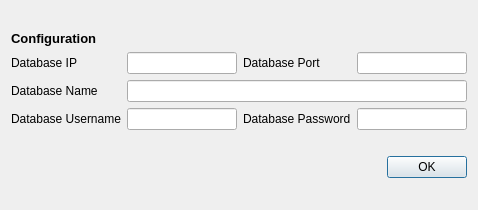
<?xml version="1.0" encoding="UTF-8"?>
<ui version="4.0">
 <class>Dialog</class>
 <widget class="QDialog" name="Dialog">
  <property name="geometry">
   <rect>
    <x>0</x>
    <y>0</y>
    <width>478</width>
    <height>210</height>
   </rect>
  </property>
  <property name="windowTitle">
   <string>Dialog</string>
  </property>
  <property name="styleSheet">
   <string notr="true">QToolTip {
    border: 1px solid #4D4D4D;
    background-color: #5A7566;
    color: white;
    padding: 0px;                /*remove padding, for fix combobox tooltip.*/
    opacity: 200;
}

QWidget {
    color: #000000;
    background-color: #E5E5E5;
    selection-background-color: #05B8CC;
    selection-color: #000000;
    background-clip: border;
    border-image: none;
    border: 0px transparent black;
    outline: 0;
}

QWidget:item:hover {
    background-color: #76797C;
    color: #000000;
}

QWidget:item:selected {
    background-color: #76797C;
}

QCheckBox {
    spacing: 5px;
    outline: none;
    color: #000000;
    margin-bottom: 2px;
}

QCheckBox:disabled {
    color: #4D4D4D;
}

QCheckBox::indicator,
QGroupBox::indicator {
    width: 18px;
    height: 18px;
}

QGroupBox::indicator {
    margin-left: 2px;
}

QCheckBox::indicator:unchecked,
QGroupBox::indicator:unchecked {
    image: url(:/qss_icons/rc/checkbox_unchecked.png);
}

QCheckBox::indicator:unchecked:hover,
QCheckBox::indicator:unchecked:focus,
QCheckBox::indicator:unchecked:pressed,
QGroupBox::indicator:unchecked:hover,
QGroupBox::indicator:unchecked:focus,
QGroupBox::indicator:unchecked:pressed {
    border: none;
    image: url(:/qss_icons/rc/checkbox_unchecked_focus.png);
}

QCheckBox::indicator:checked,
QGroupBox::indicator:checked {
    image: url(:/qss_icons/rc/checkbox_checked.png);
}

QCheckBox::indicator:checked:hover,
QCheckBox::indicator:checked:focus,
QCheckBox::indicator:checked:pressed,
QGroupBox::indicator:checked:hover,
QGroupBox::indicator:checked:focus,
QGroupBox::indicator:checked:pressed {
    border: none;
    image: url(:/qss_icons/rc/checkbox_checked_focus.png);
}

QCheckBox::indicator:indeterminate {
    image: url(:/qss_icons/rc/checkbox_indeterminate.png);
}

QCheckBox::indicator:indeterminate:focus,
QCheckBox::indicator:indeterminate:hover,
QCheckBox::indicator:indeterminate:pressed {
    image: url(:/qss_icons/rc/checkbox_indeterminate_focus.png);
}

QCheckBox::indicator:checked:disabled,
QGroupBox::indicator:checked:disabled {
    image: url(:/qss_icons/rc/checkbox_checked_disabled.png);
}

QCheckBox::indicator:unchecked:disabled,
QGroupBox::indicator:unchecked:disabled {
    image: url(:/qss_icons/rc/checkbox_unchecked_disabled.png);
}

QRadioButton {
    spacing: 5px;
    outline: none;
    color: #000000;
    margin-bottom: 2px;
}

QRadioButton:disabled {
    color: #4D4D4D;
}

QRadioButton::indicator {
    width: 21px;
    height: 21px;
}

QRadioButton::indicator:unchecked {
    image: url(:/qss_icons/rc/radio_unchecked.png);
}

QRadioButton::indicator:unchecked:hover,
QRadioButton::indicator:unchecked:focus,
QRadioButton::indicator:unchecked:pressed {
    border: none;
    outline: none;
    image: url(:/qss_icons/rc/radio_unchecked_focus.png);
}

QRadioButton::indicator:checked {
    border: none;
    outline: none;
    image: url(:/qss_icons/rc/radio_checked.png);
}

QRadioButton::indicator:checked:hover,
QRadioButton::indicator:checked:focus,
QRadioButton::indicator:checked:pressed {
    border: none;
    outline: none;
    image: url(:/qss_icons/rc/radio_checked_focus.png);
}

QRadioButton::indicator:checked:disabled {
    outline: none;
    image: url(:/qss_icons/rc/radio_checked_disabled.png);
}

QRadioButton::indicator:unchecked:disabled {
    image: url(:/qss_icons/rc/radio_unchecked_disabled.png);
}

QMenuBar {
    background-color: #E5E5E5;
    color: #000000;
}

QMenuBar::item {
    background: transparent;
}

QMenuBar::item:selected {
    background: transparent;
    border: 1px solid #4D4D4D;
}

QMenuBar::item:pressed {
    border: 1px solid #4D4D4D;
    background-color: #05B8CC;
    color: #000000;
    margin-bottom: -1px;
    padding-bottom: 1px;
}

QMenu {
    border: 1px solid #4D4D4D;
    color: #000000;
    margin: 2px;
}

QMenu::icon {
    margin: 5px;
}

QMenu::item {
    padding: 5px 30px 5px 30px;
    border: 1px solid transparent;
    /* reserve space for selection border */
}

QMenu::item:selected {
    color: #000000;
}

QMenu::separator {
    height: 2px;
    background: lightblue;
    margin-left: 10px;
    margin-right: 5px;
}

QMenu::indicator {
    width: 18px;
    height: 18px;
}


/* non-exclusive indicator = check box style indicator
   (see QActionGroup::setExclusive) */

QMenu::indicator:non-exclusive:unchecked {
    image: url(:/qss_icons/rc/checkbox_unchecked.png);
}

QMenu::indicator:non-exclusive:unchecked:selected {
    image: url(:/qss_icons/rc/checkbox_unchecked_disabled.png);
}

QMenu::indicator:non-exclusive:checked {
    image: url(:/qss_icons/rc/checkbox_checked.png);
}

QMenu::indicator:non-exclusive:checked:selected {
    image: url(:/qss_icons/rc/checkbox_checked_disabled.png);
}


/* exclusive indicator = radio button style indicator (see QActionGroup::setExclusive) */

QMenu::indicator:exclusive:unchecked {
    image: url(:/qss_icons/rc/radio_unchecked.png);
}

QMenu::indicator:exclusive:unchecked:selected {
    image: url(:/qss_icons/rc/radio_unchecked_disabled.png);
}

QMenu::indicator:exclusive:checked {
    image: url(:/qss_icons/rc/radio_checked.png);
}

QMenu::indicator:exclusive:checked:selected {
    image: url(:/qss_icons/rc/radio_checked_disabled.png);
}

QMenu::right-arrow {
    margin: 5px;
    image: url(:/qss_icons/rc/right_arrow.png)
}

QWidget:disabled {
    color: #454545;
    background-color: #E5E5E5;
}

QComboBox:disabled,
QComboBox::down-arrow:disabled {
    background-color: #FFFFFF;
    image: url(:/qss_icons/rc/right_arrow.png)
}

QAbstractItemView {
    alternate-background-color: #E5E5E5;
    color: #000000;
    border: 1px solid #3A3939;
    border-radius: 2px;
}

QWidget:focus,
QMenuBar:focus {
    border: 1px solid #05B8CC;
}

QTabWidget:focus,
QCheckBox:focus,
QRadioButton:focus,
QSlider:focus {
    border: none;
}

QLineEdit {
    background-color: #CECECE;
    padding: 5px;
    border-style: solid;
    border: 1px solid #4D4D4D;
    border-radius: 2px;
    color: #000000;
}

QAbstractItemView QLineEdit {
    padding: 0;
}

QGroupBox {
    border: 1px solid #4D4D4D;
    border-radius: 2px;
    margin-top: 20px;
}

QGroupBox::title {
    subcontrol-origin: margin;
    subcontrol-position: top center;
    padding-left: 10px;
    padding-right: 10px;
    padding-top: 10px;
}

QAbstractScrollArea {
    border-radius: 2px;
    border: 1px solid #4D4D4D;
    background-color: transparent;
}

QScrollBar:horizontal {
    height: 15px;
    margin: 3px 15px 3px 15px;
    border: 1px transparent #2A2929;
    border-radius: 4px;
    background-color: #2A2929;
}

QScrollBar::handle:horizontal {
    background-color: #605F5F;
    min-width: 5px;
    border-radius: 4px;
}

QScrollBar::add-line:horizontal {
    margin: 0px 3px 0px 3px;
    border-image: url(:/qss_icons/rc/right_arrow_disabled.png);
    width: 10px;
    height: 10px;
    subcontrol-position: right;
    subcontrol-origin: margin;
}

QScrollBar::sub-line:horizontal {
    margin: 0px 3px 0px 3px;
    border-image: url(:/qss_icons/rc/left_arrow_disabled.png);
    height: 10px;
    width: 10px;
    subcontrol-position: left;
    subcontrol-origin: margin;
}

QScrollBar::add-line:horizontal:hover,
QScrollBar::add-line:horizontal:on {
    border-image: url(:/qss_icons/rc/right_arrow.png);
    height: 10px;
    width: 10px;
    subcontrol-position: right;
    subcontrol-origin: margin;
}

QScrollBar::sub-line:horizontal:hover,
QScrollBar::sub-line:horizontal:on {
    border-image: url(:/qss_icons/rc/left_arrow.png);
    height: 10px;
    width: 10px;
    subcontrol-position: left;
    subcontrol-origin: margin;
}

QScrollBar::up-arrow:horizontal,
QScrollBar::down-arrow:horizontal {
    background: none;
}

QScrollBar::add-page:horizontal,
QScrollBar::sub-page:horizontal {
    background: none;
}

QScrollBar:vertical {
    background-color: #2A2929;
    width: 15px;
    margin: 15px 3px 15px 3px;
    border: 1px transparent #2A2929;
    border-radius: 4px;
}

QScrollBar::handle:vertical {
    background-color: #605F5F;
    min-height: 5px;
    border-radius: 4px;
}

QScrollBar::sub-line:vertical {
    margin: 3px 0px 3px 0px;
    border-image: url(:/qss_icons/rc/up_arrow_disabled.png);
    height: 10px;
    width: 10px;
    subcontrol-position: top;
    subcontrol-origin: margin;
}

QScrollBar::add-line:vertical {
    margin: 3px 0px 3px 0px;
    border-image: url(:/qss_icons/rc/down_arrow_disabled.png);
    height: 10px;
    width: 10px;
    subcontrol-position: bottom;
    subcontrol-origin: margin;
}

QScrollBar::sub-line:vertical:hover,
QScrollBar::sub-line:vertical:on {
    border-image: url(:/qss_icons/rc/up_arrow.png);
    height: 10px;
    width: 10px;
    subcontrol-position: top;
    subcontrol-origin: margin;
}

QScrollBar::add-line:vertical:hover,
QScrollBar::add-line:vertical:on {
    border-image: url(:/qss_icons/rc/down_arrow.png);
    height: 10px;
    width: 10px;
    subcontrol-position: bottom;
    subcontrol-origin: margin;
}

QScrollBar::up-arrow:vertical,
QScrollBar::down-arrow:vertical {
    background: none;
}

QScrollBar::add-page:vertical,
QScrollBar::sub-page:vertical {
    background: none;
}

QTextEdit {
    background-color: #CECECE;
    color: #000000;
    border: 1px solid #4D4D4D;
}

QPlainTextEdit {
    background-color: #CECECE;
    ;
    color: #000000;
    border-radius: 2px;
    border: 1px solid #4D4D4D;
}

QHeaderView::section {
    background-color: #4D4D4D;
    color: #000000;
    padding: 5px;
    border: 1px solid #4D4D4D;
}

QSizeGrip {
    image: url(:/qss_icons/rc/sizegrip.png);
    width: 12px;
    height: 12px;
}

QMainWindow::separator {
    background-color: #E5E5E5;
    color: white;
    padding-left: 4px;
    spacing: 2px;
    border: 1px dashed #4D4D4D;
}

QMainWindow::separator:hover {
    background-color: #787876;
    color: white;
    padding-left: 4px;
    border: 1px solid #4D4D4D;
    spacing: 2px;
}

QMenu::separator {
    height: 1px;
    background-color: #4D4D4D;
    color: white;
    padding-left: 4px;
    margin-left: 10px;
    margin-right: 5px;
}

QFrame {
    border-radius: 2px;
    border: 1px solid #4D4D4D;
}

QFrame[frameShape=&quot;0&quot;] {
    border-radius: 2px;
    border: 1px transparent #4D4D4D;
}

QStackedWidget {
    border: 1px transparent black;
}

QToolBar {
    border: 1px transparent #393838;
    background: 1px solid #E5E5E5;
    font-weight: bold;
}

QToolBar::handle:horizontal {
    image: url(:/qss_icons/rc/Hmovetoolbar.png);
}

QToolBar::handle:vertical {
    image: url(:/qss_icons/rc/Vmovetoolbar.png);
}

QToolBar::separator:horizontal {
    image: url(:/qss_icons/rc/Hsepartoolbar.png);
}

QToolBar::separator:vertical {
    image: url(:/qss_icons/rc/Vsepartoolbar.png);
}

QToolButton#qt_toolbar_ext_button {
    background: #58595a
}

QPushButton {
    color: #000000;
    background-color: #E5E5E5;
    border-width: 1px;
    border-color: #4D4D4D;
    border-style: solid;
    padding: 5px;
    border-radius: 2px;
    outline: none;
}

QPushButton:disabled {
    background-color: #E5E5E5;
    border-width: 1px;
    border-color: #454545;
    border-style: solid;
    padding-top: 5px;
    padding-bottom: 5px;
    padding-left: 10px;
    padding-right: 10px;
    border-radius: 2px;
    color: #454545;
}

QPushButton:focus {
    background-color: #05B8CC;
    color: white;
}

QPushButton:pressed {
    background-color: #05B8CC;
    padding-top: -15px;
    padding-bottom: -17px;
}

QComboBox {
    selection-background-color: #05B8CC;
    border-style: solid;
    border: 1px solid #4D4D4D;
    border-radius: 2px;
    padding: 5px;
    min-width: 75px;
}

QPushButton:checked {
    background-color: #4D4D4D;
    border-color: #6A6969;
}

QComboBox:hover,
QPushButton:hover,
QAbstractSpinBox:hover,
QLineEdit:hover,
QTextEdit:hover,
QPlainTextEdit:hover,
QAbstractView:hover,
QTreeView:hover {
    border: 1px solid #05B8CC;
    color: #000000;
}

QComboBox:on {
    padding-top: 3px;
    padding-left: 4px;
    selection-background-color: #4a4a4a;
}

QComboBox QAbstractItemView {
    background-color: #CECECE;
    border-radius: 2px;
    border: 1px solid #4D4D4D;
    selection-background-color: #76797C;
}

QComboBox::drop-down {
    subcontrol-origin: padding;
    subcontrol-position: top right;
    width: 15px;
    border-left-width: 0px;
    border-left-color: darkgray;
    border-left-style: solid;
    border-top-right-radius: 3px;
    border-bottom-right-radius: 3px;
}

QComboBox::down-arrow {
    image: url(:/qss_icons/rc/down_arrow_disabled.png);
}

QComboBox::down-arrow:on,
QComboBox::down-arrow:hover,
QComboBox::down-arrow:focus {
    image: url(:/qss_icons/rc/down_arrow.png);
}

QAbstractSpinBox {
    padding: 5px;
    border: 1px solid #4D4D4D;
    background-color: #CECECE;
    color: #000000;
    border-radius: 2px;
    min-width: 75px;
}

QAbstractSpinBox:up-button {
    background-color: transparent;
    subcontrol-origin: border;
    subcontrol-position: center right;
}

QAbstractSpinBox:down-button {
    background-color: transparent;
    subcontrol-origin: border;
    subcontrol-position: center left;
}

QAbstractSpinBox::up-arrow,
QAbstractSpinBox::up-arrow:disabled,
QAbstractSpinBox::up-arrow:off {
    image: url(:/qss_icons/rc/up_arrow_disabled.png);
    width: 10px;
    height: 10px;
}

QAbstractSpinBox::up-arrow:hover {
    image: url(:/qss_icons/rc/up_arrow.png);
}

QAbstractSpinBox::down-arrow,
QAbstractSpinBox::down-arrow:disabled,
QAbstractSpinBox::down-arrow:off {
    image: url(:/qss_icons/rc/down_arrow_disabled.png);
    width: 10px;
    height: 10px;
}

QAbstractSpinBox::down-arrow:hover {
    image: url(:/qss_icons/rc/down_arrow.png);
}

QLabel {
    border: 0px solid black;
}

QTabWidget {
    border: 0px transparent black;
}

QTabWidget::pane {
    border: 1px solid #4D4D4D;
    padding: 5px;
    margin: 0px;
}

QTabWidget::tab-bar {
    /* left: 5px; move to the right by 5px */
}

QTabBar {
    qproperty-drawBase: 0;
    border-radius: 3px;
}

QTabBar:focus {
    border: 0px transparent black;
}

QTabBar::close-button {
    image: url(:/qss_icons/rc/close.png);
    background: transparent;
}

QTabBar::close-button:hover {
    image: url(:/qss_icons/rc/close-hover.png);
    background: transparent;
}

QTabBar::close-button:pressed {
    image: url(:/qss_icons/rc/close-pressed.png);
    background: transparent;
}


/* TOP TABS */

QTabBar::tab:top {
    color: #000000;
    border: 1px solid #4D4D4D;
    border-bottom: 1px transparent black;
    background-color: #E5E5E5;
    padding: 5px;
    min-width: 50px;
    border-top-left-radius: 2px;
    border-top-right-radius: 2px;
}

QTabBar::tab:top:selected {
    color: #000000;
    background-color: #54575B;
    border: 1px solid #4D4D4D;
    border-bottom: 2px solid #05B8CC;
    border-top-left-radius: 2px;
    border-top-right-radius: 2px;
}

QTabBar::tab:top:!selected:hover {
    background-color: #05B8CC;
}


/* BOTTOM TABS */

QTabBar::tab:bottom {
    color: #000000;
    border: 1px solid #4D4D4D;
    border-top: 1px transparent black;
    background-color: #E5E5E5;
    padding: 5px;
    border-bottom-left-radius: 2px;
    border-bottom-right-radius: 2px;
    min-width: 50px;
}

QTabBar::tab:bottom:selected {
    color: #000000;
    background-color: #54575B;
    border: 1px solid #4D4D4D;
    border-top: 2px solid #05B8CC;
    border-bottom-left-radius: 2px;
    border-bottom-right-radius: 2px;
}

QTabBar::tab:bottom:!selected:hover {
    background-color: #05B8CC;
}


/* LEFT TABS */

QTabBar::tab:left {
    color: #000000;
    border: 1px solid #4D4D4D;
    border-left: 1px transparent black;
    background-color: #E5E5E5;
    padding: 5px;
    border-top-right-radius: 2px;
    border-bottom-right-radius: 2px;
    min-height: 50px;
}

QTabBar::tab:left:selected {
    color: #000000;
    background-color: #54575B;
    border: 1px solid #4D4D4D;
    border-left: 2px solid #05B8CC;
    border-top-right-radius: 2px;
    border-bottom-right-radius: 2px;
}

QTabBar::tab:left:!selected:hover {
    background-color: #05B8CC;
}


/* RIGHT TABS */

QTabBar::tab:right {
    color: #000000;
    border: 1px solid #4D4D4D;
    border-right: 1px transparent black;
    background-color: #E5E5E5;
    padding: 5px;
    border-top-left-radius: 2px;
    border-bottom-left-radius: 2px;
    min-height: 50px;
}

QTabBar::tab:right:selected {
    color: #000000;
    background-color: #54575B;
    border: 1px solid #4D4D4D;
    border-right: 2px solid #05B8CC;
    border-top-left-radius: 2px;
    border-bottom-left-radius: 2px;
}

QTabBar::tab:right:!selected:hover {
    background-color: #05B8CC;
}

QTabBar QToolButton::right-arrow:enabled {
    image: url(:/qss_icons/rc/right_arrow.png);
}

QTabBar QToolButton::left-arrow:enabled {
    image: url(:/qss_icons/rc/left_arrow.png);
}

QTabBar QToolButton::right-arrow:disabled {
    image: url(:/qss_icons/rc/right_arrow_disabled.png);
}

QTabBar QToolButton::left-arrow:disabled {
    image: url(:/qss_icons/rc/left_arrow_disabled.png);
}

QDockWidget {
    background: #E5E5E5;
    border: 1px solid #403F3F;
    titlebar-close-icon: url(:/qss_icons/rc/close.png);
    titlebar-normal-icon: url(:/qss_icons/rc/undock.png);
}

QDockWidget::close-button,
QDockWidget::float-button {
    border: 1px solid transparent;
    border-radius: 2px;
    background: transparent;
}

QDockWidget::close-button:hover,
QDockWidget::float-button:hover {
    background: rgba(255, 255, 255, 10);
}

QDockWidget::close-button:pressed,
QDockWidget::float-button:pressed {
    padding: 1px -1px -1px 1px;
    background: rgba(255, 255, 255, 10);
}

QTreeView,
QListView {
    border: 1px solid #4D4D4D;
    background-color: #CECECE;
}

QTreeView:branch:selected,
QTreeView:branch:hover {
    background: url(:/qss_icons/rc/transparent.png);
}

QTreeView::branch:has-siblings:!adjoins-item {
    border-image: url(:/qss_icons/rc/transparent.png);
}

QTreeView::branch:has-siblings:adjoins-item {
    border-image: url(:/qss_icons/rc/transparent.png);
}

QTreeView::branch:!has-children:!has-siblings:adjoins-item {
    border-image: url(:/qss_icons/rc/transparent.png);
}

QTreeView::branch:has-children:!has-siblings:closed,
QTreeView::branch:closed:has-children:has-siblings {
    image: url(:/qss_icons/rc/branch_closed.png);
}

QTreeView::branch:open:has-children:!has-siblings,
QTreeView::branch:open:has-children:has-siblings {
    image: url(:/qss_icons/rc/branch_open.png);
}

QTreeView::branch:has-children:!has-siblings:closed:hover,
QTreeView::branch:closed:has-children:has-siblings:hover {
    image: url(:/qss_icons/rc/branch_closed-on.png);
}

QTreeView::branch:open:has-children:!has-siblings:hover,
QTreeView::branch:open:has-children:has-siblings:hover {
    image: url(:/qss_icons/rc/branch_open-on.png);
}

QListView::item:!selected:hover,
QTreeView::item:!selected:hover {
    background: #76797C;
    outline: 0;
    color: #000000
}

QListView::item:selected:hover,
QTreeView::item:selected:hover {
    background: #287399;
    color: #000000;
}

QTreeView::indicator:checked,
QListView::indicator:checked {
    image: url(:/qss_icons/rc/checkbox_checked.png);
}

QTreeView::indicator:unchecked,
QListView::indicator:unchecked {
    image: url(:/qss_icons/rc/checkbox_unchecked.png);
}

QTreeView::indicator:indeterminate,
QListView::indicator:indeterminate {
    image: url(:/qss_icons/rc/checkbox_indeterminate.png);
}

QTreeView::indicator:checked:hover,
QTreeView::indicator:checked:focus,
QTreeView::indicator:checked:pressed,
QListView::indicator:checked:hover,
QListView::indicator:checked:focus,
QListView::indicator:checked:pressed {
    image: url(:/qss_icons/rc/checkbox_checked_focus.png);
}

QTreeView::indicator:unchecked:hover,
QTreeView::indicator:unchecked:focus,
QTreeView::indicator:unchecked:pressed,
QListView::indicator:unchecked:hover,
QListView::indicator:unchecked:focus,
QListView::indicator:unchecked:pressed {
    image: url(:/qss_icons/rc/checkbox_unchecked_focus.png);
}

QTreeView::indicator:indeterminate:hover,
QTreeView::indicator:indeterminate:focus,
QTreeView::indicator:indeterminate:pressed,
QListView::indicator:indeterminate:hover,
QListView::indicator:indeterminate:focus,
QListView::indicator:indeterminate:pressed {
    image: url(:/qss_icons/rc/checkbox_indeterminate_focus.png);
}

QSlider::groove:horizontal {
    border: 1px solid #565a5e;
    height: 4px;
    background: #565a5e;
    margin: 0px;
    border-radius: 2px;
}

QSlider::handle:horizontal {
    background: #CECECE;
    border: 1px solid #565a5e;
    width: 16px;
    height: 16px;
    margin: -8px 0;
    border-radius: 9px;
}

QSlider::sub-page:horizontal {
    border: 1px solid #565a5e;
    height: 4px;
    background: #05B8CC;
    margin: 0px;
    border-radius: 2px;
}

QSlider::groove:vertical {
    border: 1px solid #565a5e;
    width: 4px;
    background: #565a5e;
    margin: 0px;
    border-radius: 3px;
}

QSlider::handle:vertical {
    background: #CECECE;
    border: 1px solid #565a5e;
    width: 16px;
    height: 16px;
    margin: 0 -8px;
    border-radius: 9px;
}

QSlider::sub-page:vertical {
    border: 1px solid #565a5e;
    width: 4px;
    background: #05B8CC;
    margin: 0px;
    border-radius: 3px;
}

QToolButton {
    background-color: transparent;
    border: 1px transparent #4D4D4D;
    border-radius: 2px;
    margin: 3px;
    padding: 5px;
}

QToolButton[popupMode=&quot;1&quot;] {
    /* only for MenuButtonPopup */
    padding-right: 20px;
    /* make way for the popup button */
    border: 1px #4D4D4D;
    border-radius: 5px;
}

QToolButton[popupMode=&quot;2&quot;] {
    /* only for InstantPopup */
    padding-right: 10px;
    /* make way for the popup button */
    border: 1px #4D4D4D;
}

QToolButton:hover,
QToolButton::menu-button:hover {
    background-color: transparent;
    border: 1px solid #05B8CC;
    padding: 5px;
}

QToolButton:checked,
QToolButton:pressed,
QToolButton::menu-button:pressed {
    background-color: #05B8CC;
    border: 1px solid #05B8CC;
    padding: 5px;
}


/* the subcontrol below is used only in the InstantPopup or DelayedPopup mode */

QToolButton::menu-indicator {
    image: url(:/qss_icons/rc/down_arrow.png);
    top: -7px;
    left: -2px;
    /* shift it a bit */
}


/* the subcontrols below are used only in the MenuButtonPopup mode */

QToolButton::menu-button {
    border: 1px transparent #4D4D4D;
    border-top-right-radius: 6px;
    border-bottom-right-radius: 6px;
    /* 16px width + 4px for border = 20px allocated above */
    width: 16px;
    outline: none;
}

QToolButton::menu-arrow {
    image: url(:/qss_icons/rc/down_arrow.png);
}

QToolButton::menu-arrow:open {
    border: 1px solid #4D4D4D;
}

QPushButton::menu-indicator {
    subcontrol-origin: padding;
    subcontrol-position: bottom right;
    bottom: 5px;
}

QTableView {
    border: 1px solid #4D4D4D;
    gridline-color: #E5E5E5;
    background-color: #CECECE;
}

QTableView,
QHeaderView {
    border-radius: 0px;
}

QTableView::item:pressed,
QListView::item:pressed,
QTreeView::item:pressed {
    background: #76797C;
    color: #000000;
}

QTableView::item:selected:active,
QTreeView::item:selected:active,
QListView::item:selected:active {
    background: #287399;
    color: #000000;
}

QHeaderView {
    background-color: #E5E5E5;
    border: 1px transparent;
    border-radius: 0px;
    margin: 0px;
    padding: 0px;
}

QHeaderView::section {
    background-color: #E5E5E5;
    color: #000000;
    padding: 5px;
    border: 1px solid #4D4D4D;
    border-radius: 0px;
    text-align: center;
}

QHeaderView::section::vertical::first,
QHeaderView::section::vertical::only-one {
    border-top: 1px solid #4D4D4D;
}

QHeaderView::section::vertical {
    border-top: transparent;
}

QHeaderView::section::horizontal::first,
QHeaderView::section::horizontal::only-one {
    border-left: 1px solid #4D4D4D;
}

QHeaderView::section::horizontal {
    border-left: transparent;
}

QHeaderView::section:checked {
    color: white;
    background-color: #334e5e;
}


/* style the sort indicator */

QHeaderView::down-arrow {
    image: url(:/qss_icons/rc/down_arrow.png);
}

QHeaderView::up-arrow {
    image: url(:/qss_icons/rc/up_arrow.png);
}

QTableCornerButton::section {
    background-color: #E5E5E5;
    border: 1px transparent #4D4D4D;
    border-radius: 0px;
}

QToolBox {
    padding: 5px;
    border: 1px transparent black;
}

QToolBox::tab {
    color: #000000;
    background-color: #E5E5E5;
    border: 1px solid #4D4D4D;
    border-bottom: 1px transparent #E5E5E5;
    border-top-left-radius: 5px;
    border-top-right-radius: 5px;
}

QToolBox::tab:selected {
    /* italicize selected tabs */
    font: italic;
    background-color: #E5E5E5;
    border-color: #05B8CC;
}

QStatusBar::item {
    border: 0px transparent dark;
}

QFrame[height=&quot;3&quot;],
QFrame[width=&quot;3&quot;] {
    background-color: #4D4D4D;
}

QSplitter::handle {
    border: 1px dashed #4D4D4D;
}

QSplitter::handle:hover {
    background-color: #787876;
    border: 1px solid #4D4D4D;
}

QSplitter::handle:horizontal {
    width: 1px;
}

QSplitter::handle:vertical {
    height: 1px;
}

QProgressBar {
    border: 1px solid #4D4D4D;
    border-radius: 5px;
    text-align: center;
}

QProgressBar::chunk {
    background-color: #05B8CC;
    border-radius: 5px;
}

QDateEdit {
    selection-background-color: #05B8CC;
    border-style: solid;
    border: 1px solid #3375A3;
    border-radius: 2px;
    padding: 1px;
    min-width: 75px;
}

QDateEdit:on {
    padding-top: 3px;
    padding-left: 4px;
    selection-background-color: #4a4a4a;
}

QDateEdit QAbstractItemView {
    background-color: #CECECE;
    border-radius: 2px;
    border: 1px solid #3375A3;
    selection-background-color: #05B8CC;
}

QDateEdit::drop-down {
    subcontrol-origin: padding;
    subcontrol-position: top right;
    width: 15px;
    border-left-width: 0px;
    border-left-color: darkgray;
    border-left-style: solid;
    border-top-right-radius: 3px;
    border-bottom-right-radius: 3px;
}

QDateEdit::down-arrow {
    image: url(:/qss_icons/rc/down_arrow_disabled.png);
}

QDateEdit::down-arrow:on,
QDateEdit::down-arrow:hover,
QDateEdit::down-arrow:focus {
    image: url(:/qss_icons/rc/down_arrow.png);
}</string>
  </property>
  <layout class="QGridLayout" name="gridLayout_2">
   <item row="1" column="0">
    <widget class="QDialogButtonBox" name="buttonBox">
     <property name="orientation">
      <enum>Qt::Horizontal</enum>
     </property>
     <property name="standardButtons">
      <set>QDialogButtonBox::Ok</set>
     </property>
    </widget>
   </item>
   <item row="0" column="0">
    <layout class="QGridLayout" name="gridLayout">
     <item row="1" column="3">
      <widget class="QLineEdit" name="portLineEdit">
       <property name="text">
        <string/>
       </property>
      </widget>
     </item>
     <item row="3" column="3">
      <widget class="QLineEdit" name="passLineEdit">
       <property name="echoMode">
        <enum>QLineEdit::Password</enum>
       </property>
      </widget>
     </item>
     <item row="1" column="0">
      <widget class="QLabel" name="label_4">
       <property name="text">
        <string>Database IP</string>
       </property>
      </widget>
     </item>
     <item row="3" column="1">
      <widget class="QLineEdit" name="userLineEdit"/>
     </item>
     <item row="1" column="2">
      <widget class="QLabel" name="label_5">
       <property name="text">
        <string>Database Port</string>
       </property>
      </widget>
     </item>
     <item row="3" column="0">
      <widget class="QLabel" name="label_7">
       <property name="text">
        <string>Database Username</string>
       </property>
      </widget>
     </item>
     <item row="3" column="2">
      <widget class="QLabel" name="label_6">
       <property name="text">
        <string>Database Password</string>
       </property>
      </widget>
     </item>
     <item row="1" column="1">
      <widget class="QLineEdit" name="ipLineEdit">
       <property name="text">
        <string/>
       </property>
      </widget>
     </item>
     <item row="2" column="0">
      <widget class="QLabel" name="label_8">
       <property name="text">
        <string>Database Name</string>
       </property>
      </widget>
     </item>
     <item row="2" column="1" colspan="3">
      <widget class="QLineEdit" name="dbNameLineEdit">
       <property name="text">
        <string/>
       </property>
      </widget>
     </item>
     <item row="0" column="0" colspan="4">
      <widget class="QLabel" name="label">
       <property name="sizePolicy">
        <sizepolicy hsizetype="Minimum" vsizetype="Fixed">
         <horstretch>0</horstretch>
         <verstretch>0</verstretch>
        </sizepolicy>
       </property>
       <property name="font">
        <font>
         <pointsize>10</pointsize>
         <weight>75</weight>
         <bold>true</bold>
        </font>
       </property>
       <property name="text">
        <string>Configuration</string>
       </property>
      </widget>
     </item>
    </layout>
   </item>
  </layout>
 </widget>
 <tabstops>
  <tabstop>ipLineEdit</tabstop>
  <tabstop>portLineEdit</tabstop>
  <tabstop>dbNameLineEdit</tabstop>
  <tabstop>userLineEdit</tabstop>
  <tabstop>passLineEdit</tabstop>
  <tabstop>buttonBox</tabstop>
 </tabstops>
 <resources/>
 <connections>
  <connection>
   <sender>buttonBox</sender>
   <signal>accepted()</signal>
   <receiver>Dialog</receiver>
   <slot>accept()</slot>
   <hints>
    <hint type="sourcelabel">
     <x>248</x>
     <y>254</y>
    </hint>
    <hint type="destinationlabel">
     <x>157</x>
     <y>274</y>
    </hint>
   </hints>
  </connection>
  <connection>
   <sender>buttonBox</sender>
   <signal>rejected()</signal>
   <receiver>Dialog</receiver>
   <slot>reject()</slot>
   <hints>
    <hint type="sourcelabel">
     <x>316</x>
     <y>260</y>
    </hint>
    <hint type="destinationlabel">
     <x>286</x>
     <y>274</y>
    </hint>
   </hints>
  </connection>
 </connections>
</ui>
